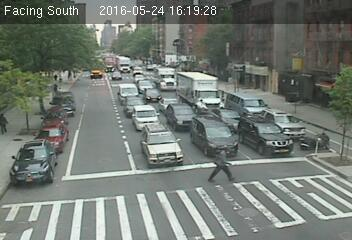
#> input picture LabelingTool/433.jpg, 352 x 240 px, found by its file name
$ python labellingRects.py   (Python 2 division)
#> lines starting #> are read from the running program, lines starting #| are printed output that depends on the picture
import os, sys
import matplotlib.pyplot as plt
from matplotlib.patches import Rectangle
import matplotlib.image as mpimg
import numpy as np
from matplotlib.widgets import Button


class Annotate(object):
    def __init__(self):
        self.i = 1 # conditional incrementor for two click rectangle drawing
        self.col = 'blue' # deafult color for true positive label
        self.ax = plt.gca()
        # Initialize the Reactangle patch object with properties
        self.rect = Rectangle((0,0), 1, 1, alpha = 1,ls = 'solid',fill = False, clip_on = True,color = self.col)
        # Initialize two diagonally opposite co-ordinates of reactangle as None
        self.x0 = None
        self.y0 = None
        self.x1 = None
        self.y1 = None
        # The list that will store value of those two co-ordinates of
        # all the patches for storing into the file later
        self.xy = []
        self.ax.add_patch(self.rect)
        # Initialize mpl connect object
        connect = self.ax.figure.canvas.mpl_connect
        # Create objects that will handle user initiated events
        # We are using three events
        # First event is button press event (on left key click)-
        # on which on_click function is called
        self.ax.figure.canvas.mpl_connect('button_press_event', self.on_click)
        # Second event to draw, in case a mistake in labelling is made,
        # deleting the patch requires redrawing the original canvas
        self.draw_cid = connect('draw_event', self.grab_background)

        # Third event - key press event
        # To change color of the patches when you want to switch between
        # true postive and false postive labels
        self.ax.figure.canvas.mpl_connect('key_press_event',self.colorChange)


    def objCreation(self):
        # The new reactangle object to use after blit function (clearing
        # the canvas and removing rectangle objects)

        self.rect = Rectangle((0,0), 1, 1, alpha = 1,ls = 'solid',fill = False, clip_on = True)
        self.x0 = None
        self.y0 = None
        self.x1 = None
        self.y1 = None
        self.ax.add_patch(self.rect)


    # [84 lines left out: functions deletePrevious, colorChange, on_click, not called in this run]


    # The following three functions taken from
    # http://stackoverflow.com/questions/29277080/efficient-matplotlib-redrawing

    def safe_draw(self):
        """Temporarily disconnect the draw_event callback to avoid recursion"""
        canvas = self.ax.figure.canvas
        canvas.mpl_disconnect(self.draw_cid)
        canvas.draw()
        self.draw_cid = canvas.mpl_connect('draw_event', self.grab_background)


    def grab_background(self, event=None):
        """
        When the figure is resized, hide the rect, draw everything,
        and update the background.
        """
        self.rect.set_visible(False)
        self.safe_draw()

        # With most backends (e.g. TkAgg), we could grab (and refresh, in
        # self.blit) self.ax.bbox instead of self.fig.bbox, but Qt4Agg, and
        # some others, requires us to update the _full_ canvas, instead.
        self.background = self.ax.figure.canvas.copy_from_bbox(self.ax.figure.bbox)
        self.rect.set_visible(True)
        self.blit()


    def blit(self):
        """
        Efficiently update the figure, without needing to redraw the
        "background" artists.
        """
        self.objCreation()
        self.ax.figure.canvas.restore_region(self.background)
        self.ax.draw_artist(self.rect)
        self.ax.figure.canvas.blit(self.ax.figure.bbox)


if __name__ == '__main__':


    img = mpimg.imread('433.jpg')
#> img is the input picture: shape (240, 352, 3); mean R, G, B 115.3, 122.4, 115.5
    # Create the canvas
    fig = plt.figure()
    ax = fig.add_subplot(111)
    print type(img)
#| <class 'numpy.ndarray'>
    ax.imshow(img)
    a = Annotate()

    plt.show()
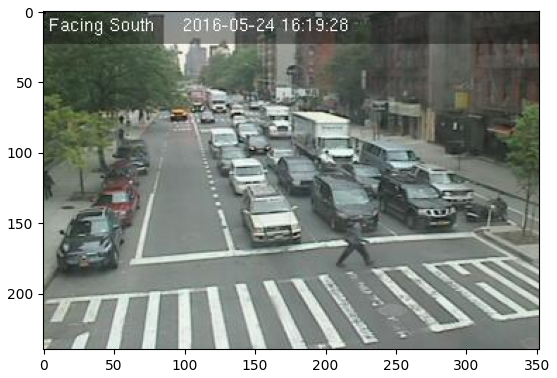
#> figure drawn by matplotlib, 1 panel
